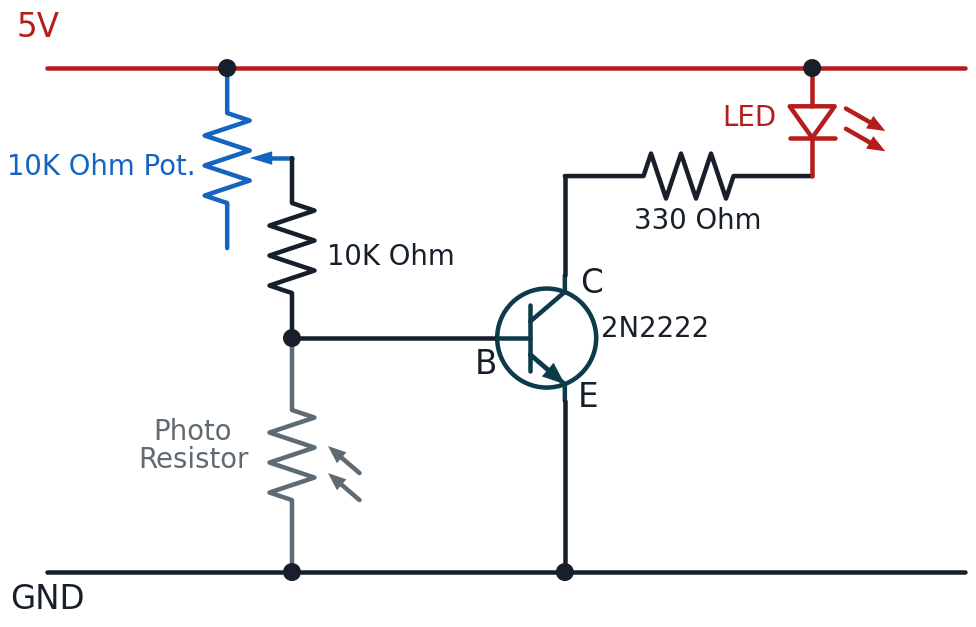

Recreate this plot in Python.
#!/usr/bin/env python3
"""Render the dark-detector transistor-switch schematic.

Prompt:
    Redraw docs/img/dark-detector-circuit.png as a Schemdraw schematic. A red
    +5 V rail runs across the top and a GND rail runs across the bottom. On
    the left, a 10 kΩ trim potentiometer is wired as a rheostat from +5 V:
    its wiper feeds a fixed 10 kΩ resistor, whose bottom end is node B. Node
    B connects horizontally to the base of a 2N2222 NPN transistor and drops
    straight down through a photoresistor to the GND rail. On the right, +5 V
    feeds an LED, then a 330 Ω resistor, into the transistor's collector; the
    emitter returns straight down to the GND rail. The transistor keeps
    Schemdraw's default, un-rotated orientation: base at 9 o'clock (left),
    collector at 12 o'clock (top), emitter at 6 o'clock (bottom). Label the
    potentiometer, both resistors with their values, the photoresistor, the
    LED, and the transistor's B/C/E pins and 2N2222 part number, matching the
    source image's label placement (component names beside their symbols,
    pin letters beside the transistor).

Topology: +5V -> Pot(rheostat, wiper tap) -> R1 10k -> nodeB; nodeB -> Q1.base
and nodeB -> LDR1 -> GND; +5V -> D1(LED) -> R2 330 -> Q1.collector;
Q1.emitter -> GND.
Assumptions: The potentiometer's unused fixed terminal is left as a bare lead,
matching the source image, which shows only the wiper feeding the circuit.
"""

import math
from pathlib import Path
import sys

sys.path.insert(0, str(Path(__file__).resolve().parents[3]))
import schemdraw.elements as elm
from docs.schematic_utils import (
    BLUE,
    GRAY,
    INK,
    RED,
    dot,
    drawing,
    save_cli,
    text,
    wire,
)

Y_TOP = 8.6      # +5 V rail horizontal position
Y_GND = 3.0      # GND rail horizontal position
X_RAIL_L = 1.0
X_RAIL_R = 11.2

X_POT = 3.0
Y_POT_TOP = Y_TOP
Y_POT_BOT = 6.6

Y_RES_BOT = 5.6  # bottom of the fixed 10k resistor == node B

TX_AT = (6.0, Y_RES_BOT)  # transistor base anchor point

Y_ROW = 7.4      # row shared by the 330 ohm resistor and LED bottom
X_LED = 9.5

Y_PHOTO_BOT = 3.0


def toward(point, target, distance):
    """Move a point a fixed distance along the line toward another point."""
    dx, dy = target[0] - point[0], target[1] - point[1]
    length = math.hypot(dx, dy)
    return (point[0] + dx * distance / length, point[1] + dy * distance / length)


def build_drawing():
    d = drawing()

    # Supply and ground rails
    wire(d, (X_RAIL_L, Y_TOP), (X_RAIL_R, Y_TOP), color=RED)
    text(d, "5V", (X_RAIL_L - 0.2, Y_TOP + 0.35), color=RED, fontsize=13)
    wire(d, (X_RAIL_L, Y_GND), (X_RAIL_R, Y_GND), color=INK)
    text(d, "GND", (X_RAIL_L - 0.1, Y_GND - 0.4), color=INK, fontsize=13)

    # Potentiometer wired as a rheostat: top terminal to +5V, wiper feeds R1
    pot = d.add(
        elm.Potentiometer().down().at((X_POT, Y_POT_TOP)).to((X_POT, Y_POT_BOT)).color(BLUE)
    )
    dot(d, pot.start)
    text(d, "10K Ohm Pot.", (X_POT - 1.5, (Y_POT_TOP + Y_POT_BOT) / 2), color=BLUE, fontsize=11)

    x_chain = pot.tap[0]
    y_tap = pot.tap[1]

    # R1 - fixed 10k resistor from the wiper down to node B
    res1 = d.add(
        elm.Resistor().down().at((x_chain, y_tap)).to((x_chain, Y_RES_BOT)).color(INK)
    )
    text(d, "10K Ohm", (x_chain + 1.0, (y_tap + Y_RES_BOT) / 2), color=INK, fontsize=11)

    # Node B: 3-way junction feeding the transistor base and the photoresistor
    node_b = res1.end
    dot(d, node_b)
    wire(d, node_b, TX_AT, color=INK)

    photo = d.add(
        elm.Photoresistor().down().at(node_b).to((x_chain, Y_PHOTO_BOT)).color(GRAY)
    )
    wire(d, photo.end, (x_chain, Y_GND), color=INK)
    dot(d, (x_chain, Y_GND))
    text(d, "Photo\nResistor", (x_chain - 1.2, (node_b[1] + Y_PHOTO_BOT) / 2), color=GRAY, fontsize=11)

    # Q1 - 2N2222 NPN transistor switch. `.right()` is required here, not
    # cosmetic: without an explicit direction the element silently inherits
    # the previous element's .down() and rotates the whole symbol 90 degrees
    # (base ends up at 12 o'clock instead of 9). `.right()` forces the true
    # default geometry: base at 9 o'clock (left), collector at 12 (top),
    # emitter at 6 (bottom) - the same orientation used, unrotated, in
    # docs/appendices/list-of-symbols/generate_symbols.py.
    q1 = d.add(elm.BjtNpn(circle=True).right().at(TX_AT).color("#0d3b4a"))
    text(d, "2N2222", (q1.collector[0] + 0.9, TX_AT[1]), color=INK, fontsize=11)

    # Pin labels sit 0.3 units closer to the transistor's own center than
    # their first-pass positions, so they read as attached to the symbol
    # rather than floating in open space
    text(d, "B", toward((TX_AT[0] - 0.5, TX_AT[1] - 0.5), q1.center, 0.3), color=INK, fontsize=13)
    text(d, "C", toward((q1.collector[0] + 0.3, q1.collector[1] + 0.1), q1.center, 0.3), color=INK, fontsize=13)
    text(d, "E", toward((q1.emitter[0] + 0.22, q1.emitter[1] - 0.35), q1.center, 0.3), color=INK, fontsize=13)

    # Collector branch: Q1.collector up to the row, R2 330 ohm, LED, +5V
    wire(d, q1.collector, (q1.collector[0], Y_ROW), color=INK)
    res2 = d.add(
        elm.Resistor().right().at((q1.collector[0], Y_ROW)).to((X_LED, Y_ROW)).color(INK)
    )
    text(d, "330 Ohm", ((res2.start[0] + res2.end[0]) / 2, Y_ROW - 0.6), color=INK, fontsize=11)

    led = d.add(elm.LED().down().at((X_LED, Y_TOP)).to((X_LED, Y_ROW)).color(RED))
    dot(d, led.start)
    text(d, "LED", (X_LED - .8, (Y_TOP + Y_ROW) / 2 + 0.15), color=RED, fontsize=11)

    # Emitter return to GND
    wire(d, q1.emitter, (q1.emitter[0], Y_GND), color=INK)
    dot(d, (q1.emitter[0], Y_GND))

    return d


if __name__ == "__main__":
    save_cli(build_drawing, __doc__)
